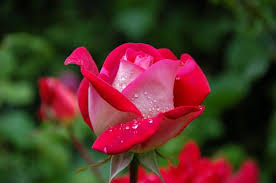
#> input picture E14/flor.jpeg, 276 x 183 px
$ python E14.py
#> lines starting #> are read from the running program, lines starting #| are printed output that depends on the picture
from PIL import Image
import matplotlib.pyplot as plt
import numpy as np

im = Image.open("flor.jpeg")
#> im is the input picture: PIL image 276x183 RGB; mean R, G, B 82.9, 51.5, 39.7
im_gris = im.convert("L")
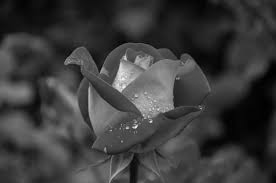
#> im_gris: PIL image 276x183 L; min 0, max 246, mean 59.5
matriz = np.array(im_gris)

for fila in range(len(matriz)):
    for columna in range(len(matriz[0]) // 2):
        ind_op = len(matriz[0]) - 1 - columna

        aux = matriz[fila, columna]
        matriz[fila, columna] = matriz[fila, ind_op]
        matriz[fila, ind_op] = aux
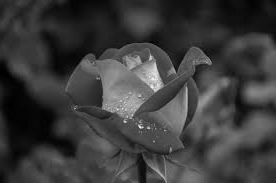
#> matriz: shape (183, 276); min 0, max 246, mean 59.5


plt.imshow(matriz, cmap="gray")
plt.show()
